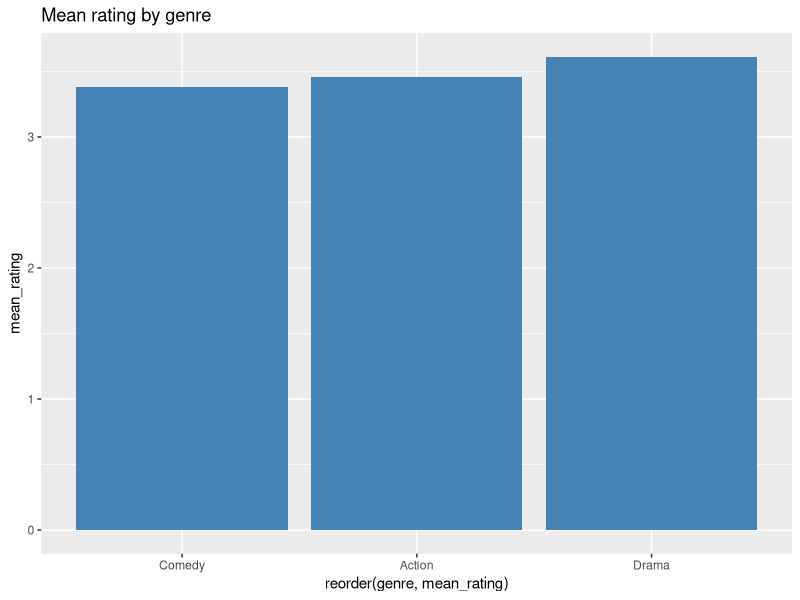
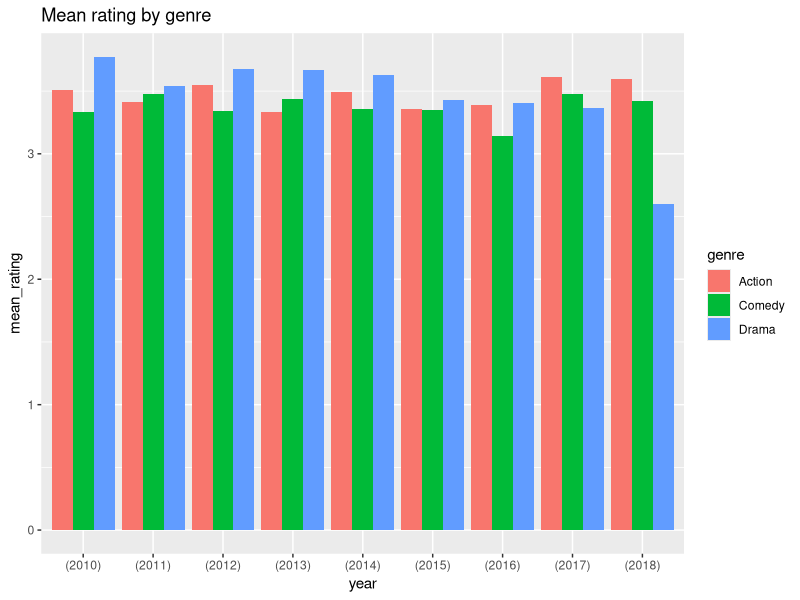
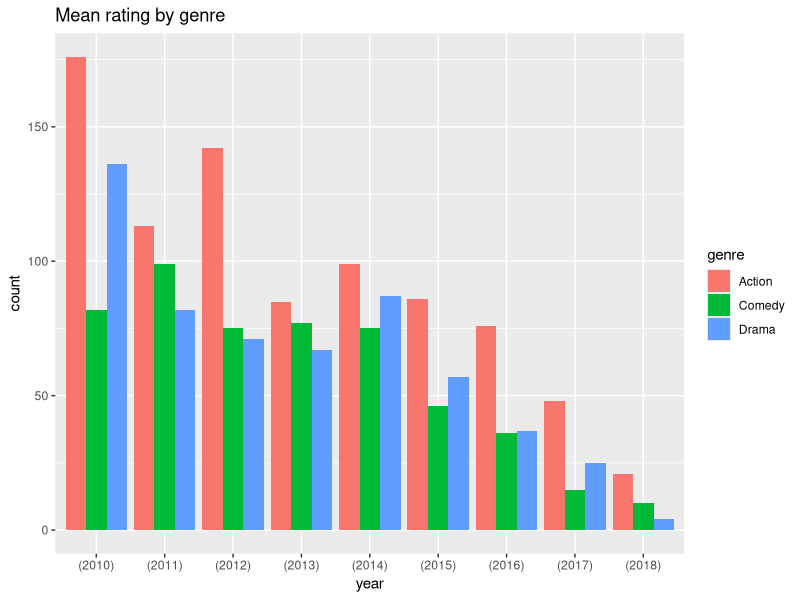

The R script that drew these images, in order:
library(data.table)
library(dplyr)
library(tidyr)
library(lubridate)


df <- data.table(a = c(1,1,1,2,2,3,4,5),
                 b = c(10,10,11,20,20,30,40,50))
df

# Duplicates --------------------------------------------------------------

df <- unique(df)

# Missing values ----------------------------------------------------------

df <- data.table(a = c(1,2,3,4),
                 b = c(10, NA, 30, 40),
                 c = c(NA, NA, NA, 400))
is.na(df)

summary(df) # will count na rows as well

df_only_full_rows <- df[complete.cases(df), ] # data.table
df_only_full_rows <- tidyr::drop_na(df, names(df)) # dplyr

df_rows_where_b_is_not_missing <- df[is.na(b) == FALSE] # data.table
df_rows_where_b_is_not_missing <- df %>% filter(is.na(b) == FALSE) # dplyr

# Replace missing values

mean_b <- mean(df$b, na.rm=TRUE)

df_missing_b_replaced_with_mean <- df[is.na(b) == TRUE, b := mean_b] # DATA.TABLE
df_missing_b_replaced_with_mean <- df %>% 
  mutate(b = replace(b, is.na(b) == TRUE, mean_b)) # DPLYR

df_missing_b_replaced_with_mean_missing_c_replaced_with_zero <- df %>% 
  mutate(b = replace_na(b, mean_b),
         c = replace_na(c, 0)) # DPLYR and TIDYR - both packages are part of the tidyverse



# Numeric Data ------------------------------------------------------------

df <- data.table(a = c(1,1,1,2,2,3,4,5),
                 b = c(10,10,11,20,NA,NA,40,50),
                 c = c('apple','apple','plum','pear','plum','apple','apple','apple'))
str(df)

typeof(df$c)

max(df$a) # data.table/base R method
max(df$c)

df %>% 
  select(a) %>%
  max() # DPLYR method

unique(df) # returns unique rows
uniqueN(df) # return number of unique rows


# Dates -------------------------------------------------------------------

df <- data.table(a = c('2019-01-01 14:13', '2019-02-01 14:13'),
                 b = c(1546351980, 1549030380))

df <- df %>%
  mutate(a_asdate = ymd_hm(df$a),
         b_asdate = as_datetime(df$b)) 
# also part of the tidyverse, lubridate is a fantastic package for date manipulation

df <- df %>% 
  mutate(year = year(df$a_asdate),
         month = month(df$a_asdate),
         day = day(df$a_asdate),
         dayofweek = weekdays(df$a_asdate),
         is_leap_year = leap_year(df$a_asdate))
  


# Filtering --------------------------------------------------------------

df <- data.table(a = c(1,1,1,2,2,3,4,5),
                 b = c(10,10,11,20,0,0,40,50),
                 c = c('apple','apple','plum','pear','plum','apple','apple','apple'))

df[a < 3]
df %>% filter(a < 3)

df[c == "apple"]
df %>% filter(c == "apple")

df[b == 10 & c == "apple"]
df %>% filter(b == 10, c == "apple")

df[a<b]


# Grouping ----------------------------------------------------------------

getwd()
setwd("C:/Users/daniel.molnar/Documents/Projects/Mashup/Advanced_Analytics_R/Practice/")
# The above step is not really necessary. only if you changed the working directory before.

movies <- read.csv("data/movies.csv")
# read.csv gives us a data.frame and not a data.table. Thus, the data.table approaches won't work.
# If you want to use that, use the fread function.
# I will use dplyr from now on.

movies %>% 
  group_by(title) %>% 
  summarise(n = n())

### Again, this part highlights the difference between data.table and data.frame

#movies[, .N, by = title]
#test <- data.table(movies)
#test[, .N, by =title]
#str(movies)
#str(test)

###

movies %>% 
  group_by(title) %>% 
  summarise(n = n()) %>% 
  arrange(desc(n))

movies %>% 
  group_by(title) %>% 
  summarise(rating_mean = mean(rating),
            nb_rating = n()) %>% 
  arrange(desc(rating_mean))


# Plotting ----------------------------------------------------------------

library(ggplot2)

ratings_by_genre <- movies %>% 
  group_by(genre) %>% 
  summarise(mean_rating = mean(rating))

ggplot(ratings_by_genre, aes(reorder(genre, mean_rating), mean_rating)) +
  geom_bar(stat='identity', fill = "steelblue") +
  ggtitle("Mean rating by genre")

by_year_genre <- movies %>% 
  group_by(year, genre) %>% 
  summarise(mean_rating = mean(rating))

ggplot(by_year_genre, aes(fill = genre, x = year, y = mean_rating)) +
  geom_bar(stat='identity', position="dodge") + #position="stack" fro stacked version
  ggtitle("Mean rating by genre")



by_year_genre2 <- movies %>% 
  group_by(year, genre) %>% 
  summarise(count = n_distinct(userId)) %>% 
  arrange(year)

ggplot(by_year_genre2, aes(fill = genre, x = year, y = count)) +
  geom_bar(stat='identity', position="dodge") + #position="stack" fro stacked version
  ggtitle("Mean rating by genre")


## In pithon, we created these pivoted dataframes. 
## In R, you don't necessarily need to do that to create these charts.
## Here is an example code for pivoting, regardless
pivoted_df <- by_year_genre %>% 
  spread(key = genre,
         value = mean_rating)

pivoted_df2 <- by_year_genre2 %>% 
  spread(key = genre,
         value = count)




# EXERCISE ----------------------------------------------------------------

# Your task is to analyze bike rental data.
# There os a trip_filled.csv file in the data folder.
# The task is to visualiza the difference in intra-day trends in the Customer and Subscriber groups.
# You should also do a weekend/weekday split.
# You can find some examples how the charts should look like - taken from Python, will look slighlt different in R
